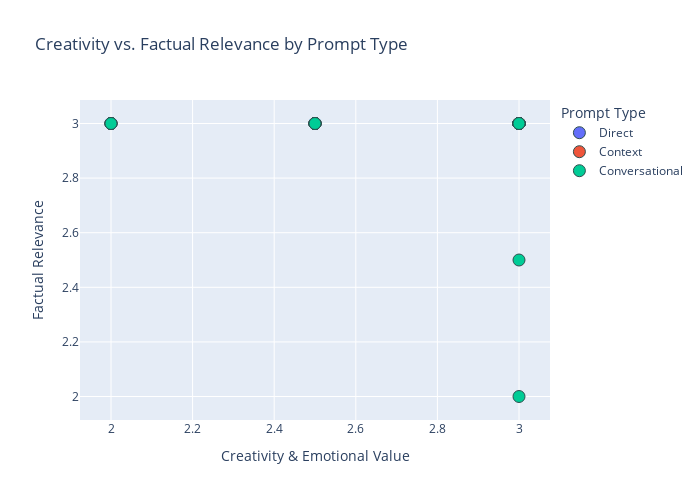

The cell this chart's notebook holds for it:
### Markdown cell above
## Scatter Plot – Creativity vs Factual Relevance

### Code cell
import plotly.express as px

fig = px.scatter(
    Dataset,
    x="Creativity & Emotional Value",
    y="Factual Relevance",
    color="Prompt Type",
    title="Creativity vs. Factual Relevance by Prompt Type",
    labels={
        "Creativity & Emotional Value": "Creativity",
        "Factual Relevance": "Factual Accuracy"
    },
    hover_data=["Prompt Type", "Total Score (0-21)"],
    width=700,
    height=500
)

fig.update_traces(marker=dict(size=12, line=dict(width=1, color='DarkSlateGrey')))
fig.update_layout(
    xaxis=dict(title="Creativity & Emotional Value"),
    yaxis=dict(title="Factual Relevance"),
    legend_title="Prompt Type"
)

fig.show()

### Figure 1 — Plotly figure (JSON) as saved in the notebook; plotly's stock layout.template omitted (floating-point values rounded to 4 significant figures)
{"data": [{"customdata": [["Direct", 20.5], ["Direct", 20], ["Direct", 21], ["Direct", 20], ["Direct", 20], ["Direct", 19.5], ["Direct", 21], ["Direct", 20.5], ["Direct", 19], ["Direct", 20.5]], "hovertemplate": "Prompt Type=%{customdata[0]}<br>Creativity=%{x}<br>Factual Accuracy=%{y}<br>Total Score (0-21)=%{customdata[1]}<extra></extra>", "legendgroup": "Direct", "marker": {"color": "#636efa", "line": {"color": "DarkSlateGrey", "width": 1}, "size": 12, "symbol": "circle"}, "mode": "markers", "name": "Direct", "orientation": "v", "showlegend": true, "type": "scatter", "x": [2.5, 2, 3, 2, 2, 2.5, 3, 2.5, 2, 2.5], "xaxis": "x", "y": [3, 3, 3, 3, 3, 3, 3, 3, 3, 3], "yaxis": "y"}, {"customdata": [["Context", 21], ["Context", 20.5], ["Context", 21], ["Context", 20], ["Context", 21], ["Context", 21], ["Context", 21], ["Context", 21], ["Context", 20.5], ["Context", 21]], "hovertemplate": "Prompt Type=%{customdata[0]}<br>Creativity=%{x}<br>Factual Accuracy=%{y}<br>Total Score (0-21)=%{customdata[1]}<extra></extra>", "legendgroup": "Context", "marker": {"color": "#EF553B", "line": {"color": "DarkSlateGrey", "width": 1}, "size": 12, "symbol": "circle"}, "mode": "markers", "name": "Context", "orientation": "v", "showlegend": true, "type": "scatter", "x": [3, 2.5, 3, 3, 3, 3, 3, 3, 3, 3], "xaxis": "x", "y": [3, 3, 3, 3, 3, 3, 3, 3, 3, 3], "yaxis": "y"}, {"customdata": [["Conversational", 17], ["Conversational", 21], ["Conversational", 21], ["Conversational", 19.5], ["Conversational", 20.5], ["Conversational", 21], ["Conversational", 21], ["Conversational", 20.5], ["Conversational", 20.5], ["Conversational", 19.5]], "hovertemplate": "Prompt Type=%{customdata[0]}<br>Creativity=%{x}<br>Factual Accuracy=%{y}<br>Total Score (0-21)=%{customdata[1]}<extra></extra>", "legendgroup": "Conversational", "marker": {"color": "#00cc96", "line": {"color": "DarkSlateGrey", "width": 1}, "size": 12, "symbol": "circle"}, "mode": "markers", "name": "Conversational", "orientation": "v", "showlegend": true, "type": "scatter", "x": [2, 3, 3, 3, 3, 3, 3, 2.5, 2.5, 2.5], "xaxis": "x", "y": [3, 3, 3, 2, 2.5, 3, 3, 3, 3, 3], "yaxis": "y"}], "layout": {"height": 500, "legend": {"title": {"text": "Prompt Type"}, "tracegroupgap": 0}, "title": {"text": "Creativity vs. Factual Relevance by Prompt Type"}, "width": 700, "xaxis": {"anchor": "y", "autorange": true, "domain": [0, 1], "range": [1.924, 3.076], "title": {"text": "Creativity & Emotional Value"}, "type": "linear"}, "yaxis": {"anchor": "x", "autorange": true, "domain": [0, 1], "range": [1.914, 3.086], "title": {"text": "Factual Relevance"}, "type": "linear"}}}
